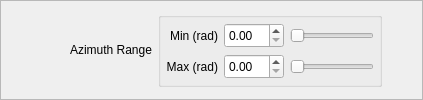
               <widget class="QFrame" name="AzimuthRangeFrame" >
                <property name="sizePolicy" >
                 <sizepolicy vsizetype="Preferred" hsizetype="Preferred" >
                  <horstretch>0</horstretch>
                  <verstretch>0</verstretch>
                 </sizepolicy>
                </property>
                <property name="frameShape" >
                 <enum>QFrame::StyledPanel</enum>
                </property>
                <property name="frameShadow" >
                 <enum>QFrame::Raised</enum>
                </property>
                <layout class="QHBoxLayout" name="horizontalLayout_4" >
                 <property name="margin" >
                  <number>0</number>
                 </property>
                 <item>
                  <spacer name="horizontalSpacer_36" >
                   <property name="orientation" >
                    <enum>Qt::Horizontal</enum>
                   </property>
                   <property name="sizeType" >
                    <enum>QSizePolicy::Preferred</enum>
                   </property>
                   <property name="sizeHint" stdset="0" >
                    <size>
                     <width>69</width>
                     <height>20</height>
                    </size>
                   </property>
                  </spacer>
                 </item>
                 <item>
                  <widget class="QLabel" name="AzimuthRangeLabel" >
                   <property name="sizePolicy" >
                    <sizepolicy vsizetype="Fixed" hsizetype="Preferred" >
                     <horstretch>0</horstretch>
                     <verstretch>0</verstretch>
                    </sizepolicy>
                   </property>
                   <property name="toolTip" >
                    <string>The azimuth range the Shooter will send each particle. 0 = X axis, 3.14 = -X axis</string>
                   </property>
                   <property name="text" >
                    <string>Azimuth Range</string>
                   </property>
                   <property name="alignment" >
                    <set>Qt::AlignRight|Qt::AlignTrailing|Qt::AlignVCenter</set>
                   </property>
                  </widget>
                 </item>
                 <item>
                  <widget class="QGroupBox" name="AzimuthRangeBox" >
                   <property name="sizePolicy" >
                    <sizepolicy vsizetype="Fixed" hsizetype="Expanding" >
                     <horstretch>0</horstretch>
                     <verstretch>0</verstretch>
                    </sizepolicy>
                   </property>
                   <property name="title" >
                    <string/>
                   </property>
                   <layout class="QGridLayout" name="gridLayout_13" >
                    <property name="margin" >
                     <number>5</number>
                    </property>
                    <item row="0" column="0" >
                     <widget class="QLabel" name="AzimuthMinLabel" >
                      <property name="sizePolicy" >
                       <sizepolicy vsizetype="Fixed" hsizetype="Preferred" >
                        <horstretch>0</horstretch>
                        <verstretch>0</verstretch>
                       </sizepolicy>
                      </property>
                      <property name="minimumSize" >
                       <size>
                        <width>0</width>
                        <height>25</height>
                       </size>
                      </property>
                      <property name="text" >
                       <string>Min (rad)</string>
                      </property>
                      <property name="alignment" >
                       <set>Qt::AlignRight|Qt::AlignTrailing|Qt::AlignVCenter</set>
                      </property>
                     </widget>
                    </item>
                    <item row="1" column="0" >
                     <widget class="QLabel" name="AzimuthMaxLabel" >
                      <property name="sizePolicy" >
                       <sizepolicy vsizetype="Fixed" hsizetype="Preferred" >
                        <horstretch>0</horstretch>
                        <verstretch>0</verstretch>
                       </sizepolicy>
                      </property>
                      <property name="minimumSize" >
                       <size>
                        <width>0</width>
                        <height>25</height>
                       </size>
                      </property>
                      <property name="text" >
                       <string>Max (rad)</string>
                      </property>
                      <property name="alignment" >
                       <set>Qt::AlignRight|Qt::AlignTrailing|Qt::AlignVCenter</set>
                      </property>
                     </widget>
                    </item>
                    <item row="0" column="2" >
                     <widget class="QSlider" name="AzimuthMinSlider" >
                      <property name="orientation" >
                       <enum>Qt::Horizontal</enum>
                      </property>
                     </widget>
                    </item>
                    <item row="0" column="1" >
                     <widget class="QDoubleSpinBox" name="AzimuthMinSpinBox" >
                      <property name="sizePolicy" >
                       <sizepolicy vsizetype="Fixed" hsizetype="Fixed" >
                        <horstretch>0</horstretch>
                        <verstretch>0</verstretch>
                       </sizepolicy>
                      </property>
                      <property name="minimumSize" >
                       <size>
                        <width>60</width>
                        <height>25</height>
                       </size>
                      </property>
                      <property name="maximumSize" >
                       <size>
                        <width>60</width>
                        <height>25</height>
                       </size>
                      </property>
                     </widget>
                    </item>
                    <item row="1" column="2" >
                     <widget class="QSlider" name="AzimuthMaxSlider" >
                      <property name="orientation" >
                       <enum>Qt::Horizontal</enum>
                      </property>
                     </widget>
                    </item>
                    <item row="1" column="1" >
                     <widget class="QDoubleSpinBox" name="AzimuthMaxSpinBox" >
                      <property name="sizePolicy" >
                       <sizepolicy vsizetype="Fixed" hsizetype="Fixed" >
                        <horstretch>0</horstretch>
                        <verstretch>0</verstretch>
                       </sizepolicy>
                      </property>
                      <property name="minimumSize" >
                       <size>
                        <width>60</width>
                        <height>25</height>
                       </size>
                      </property>
                      <property name="maximumSize" >
                       <size>
                        <width>60</width>
                        <height>25</height>
                       </size>
                      </property>
                     </widget>
                    </item>
                   </layout>
                  </widget>
                 </item>
                 <item>
                  <spacer name="horizontalSpacer_32" >
                   <property name="orientation" >
                    <enum>Qt::Horizontal</enum>
                   </property>
                   <property name="sizeType" >
                    <enum>QSizePolicy::Preferred</enum>
                   </property>
                   <property name="sizeHint" stdset="0" >
                    <size>
                     <width>40</width>
                     <height>20</height>
                    </size>
                   </property>
                  </spacer>
                 </item>
                </layout>
               </widget>
